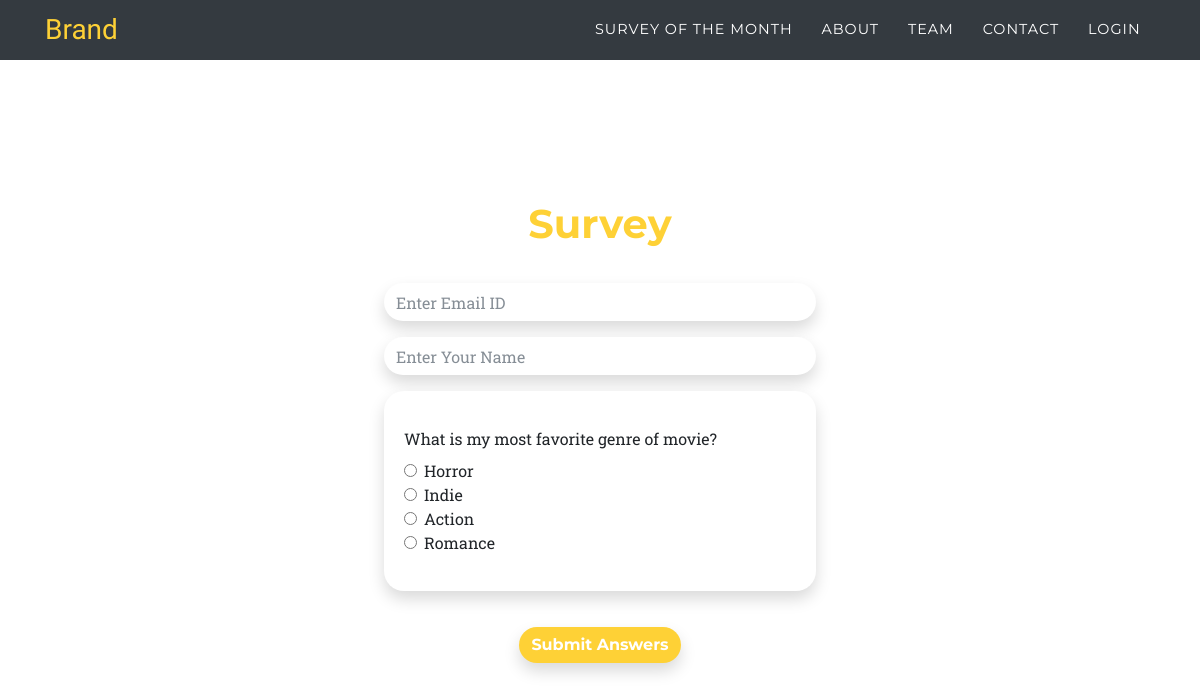
/survey, run on an earlier commit of the app's database.
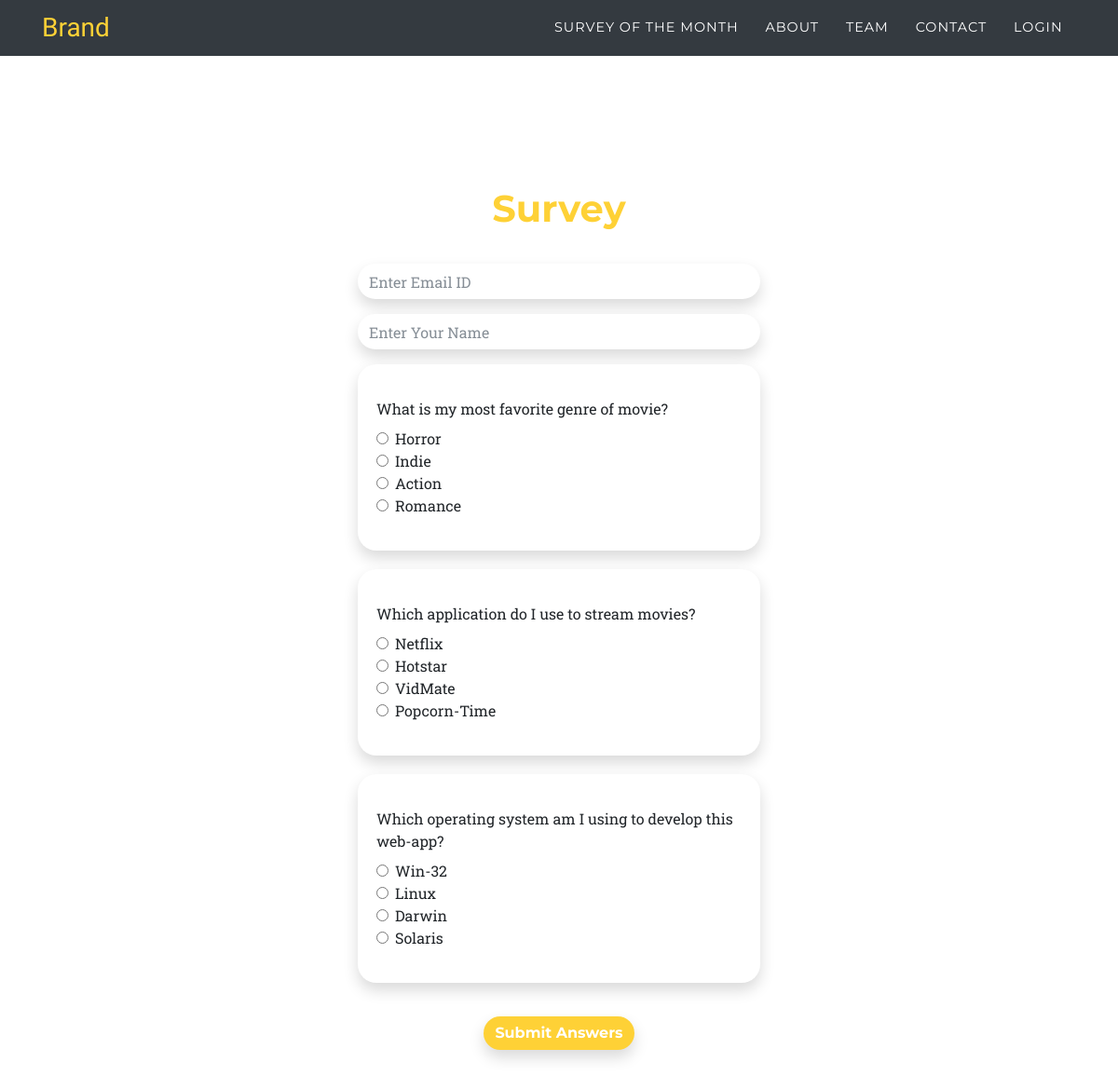
And on a later commit of the database.
### backend/models.py (models this page shows, shortened)
class Question(db.Model):
    id = db.Column(db.Integer, primary_key = True)
    question = db.Column(db.Text,nullable = False)
    options = db.Column(db.String,nullable = False)
    answer = db.Column(db.String, nullable = False)
    month_id = db.Column(db.Integer, db.ForeignKey('month.id'),nullable = False)

### backend/routes.py (the view, shortened to what this page needs)
@app.route("/survey", methods=['GET', 'POST'])
def survey():
    if current_user.is_authenticated:
        flash('User must be logged out to access this page','warning')
        return redirect(url_for('dashboard'))
    month = Month.query.filter_by(month = 'June-2019-beta').first()
    if month:
        month_id = month.id
        qns = Question.query.filter_by(month_id = month_id).all()
        dic = [{'question': question.question,'choices': [(choice,choice) for choice in question.options.split(',')] ,'answer': question.answer} for question in qns]
        rep = [{'reply' : 'none'} for question in qns]
        form = SurveyForm(questions = rep)
        for i in range(len(form.questions)):
            form.questions[i].reply.choices = dic[i]['choices']
            form.questions[i].reply.label = [dic[i]['question']]
    else:
        flash('Month not declared!!','danger')
        abort(404)
    return render_template('survey.html',questions = qns,form = form)

### backend/forms.py
class SurveyForm(FlaskForm):
    name = StringField('Name', validators=[DataRequired()])
    email = StringField('Email', validators=[DataRequired(), Email()])
    questions = FieldList(FormField(Questions))
    submit = SubmitField('Submit Answers')

class Questions(FlaskForm):
    reply = RadioField(label = [], choices = [] ,coerce = str)

### backend/templates/Survey.html (shortened to what this page needs)
{% extends "layout.html" %}
{% block content %}
<main role="main" class="container" style="margin-top: 59px;">
    <div class="row d-flex d-lg-flex justify-content-lg-center justify-content-center" style="padding-top: 10px">
      <div class="col-md-8" >
      </div>
    </div>
  </main>
    <section style="width: 90%;margin: auto;">
      <form method="POST" id="login-form" action=""style="margin: auto;margin-top:-20px">
        <fieldset class="form-group">
            <h1 class="text-center" style="color: rgb(254,209,54);margin-bottom: 35px;">Survey</h1>
            <div class="form-group">
                {% if form.email.errors %}
                    {{ form.email(class="form-control shadow input is-invalid",placeholder="Enter Email ID") }}
                    <div class="invalid-feedback">
                        {% for error in form.email.errors %}
                            <span>{{ error }}</span>
                        {% endfor %}
                    </div>
                {% else %}
                    {{ form.email(class="form-control shadow input",placeholder="Enter Email ID") }}
                {% endif %}
            </div>
            <div class="form-group">
                  {% if form.name.errors %}
                      {{ form.name(class="form-control shadow input is-invalid",placeholder="Enter Your Name") }}
                      <div class="invalid-feedback">
                          {% for error in form.name.errors %}
                              <span>{{ error }}</span>
                          {% endfor %}
                      </div>
                  {% else %}
                      {{ form.name(class="form-control shadow input",placeholder="Enter Your Name") }}
                  {% endif %}
              </div>
              {% for qn in form.questions %}
              <div class="card shadow" style="border-radius: 20px;border-width: 0px;margin-bottom: 20px">
                  <div class="card-body">
              <div class="form-group">
                {% for subfield in qn.reply.label %}
                <p></p><label>{{subfield}}</label>
                {% endfor %}
                {% for subfield in qn.reply %}
                <div class="form-check">
                    <tr>
                        <td>{{ subfield(class="form-check-input") }}</td>
                        <td>{{ subfield.label(class="form-check-label") }}</td>
                    </tr>
                </div>
                {% endfor %}
              </div>
            </div>
            </div>
            {% endfor %}
        </fieldset>
        <div class="form-group d-flex d-lg-flex justify-content-lg-center justify-content-center">
            {{ form.submit(class="btn btn-primary shadow input") }}
        </div>
    </form>
    </section>
{% endblock content %}

### backend/templates/layout.html (shortened to what this page needs)
<!DOCTYPE html>
<html>
<head>
    <link rel="stylesheet" type="text/css" href="{{ url_for('static', filename='bootstrap.min.css') }}">
    <link rel="stylesheet" type="text/css" href="{{ url_for('static', filename='font-awesome.min.css') }}">
    <link rel="stylesheet" type="text/css" href="{{ url_for('static', filename='Contact-Form-Clean.css') }}">
    <link rel="stylesheet" type="text/css" href="{{ url_for('static', filename='bootstrap-better-nav.min.css') }}">
    <link rel="stylesheet" type="text/css" href="{{ url_for('static', filename='Login-Form-Clean.css') }}">
    <link rel="stylesheet" type="text/css" href="{{ url_for('static', filename='Team-Clean.css') }}">
    <link rel="stylesheet" type="text/css" href="{{ url_for('static', filename='untitled-1.css') }}">
    <link rel="stylesheet" type="text/css" href="{{ url_for('static', filename='untitled.css') }}">
</head>
<body id="page-top" style="height: 100vh;">
    <nav class="navbar navbar-dark navbar-expand-lg fixed-top bg-dark" id="mainNav" style="height: 60px;">
        <div class="container"><a class="navbar-brand" href="/">Brand</a>
            <div class="collapse navbar-collapse" id="navbarToggle">
                <ul class="nav navbar-nav ml-auto text-uppercase">
                    {% if current_user.is_authenticated %}
                    <li class="nav-item" role="presentation"><a class="nav-link js-scroll-trigger" href="{{ url_for('dashboard') }}">Dashboard</a></li>
                    <li class="nav-item" role="presentation"><a class="nav-link js-scroll-trigger" href="{{ url_for('createmonth') }}">Create Month</a></li>
                    <li class="nav-item" role="presentation"><a class="nav-link js-scroll-trigger" href="{{ url_for('addquestion') }}">Add Question</a></li>
                    <li class="nav-item" role="presentation"><a class="nav-link js-scroll-trigger" href="{{ url_for('logout') }}">Logout</a></li>
                    {% else %}
                    <li class="nav-item" role="presentation"><a class="nav-link js-scroll-trigger" href="{{ url_for('survey') }}">Survey Of The Month</a></li>
                    <li class="nav-item" role="presentation"><a class="nav-link js-scroll-trigger" href="{{ url_for('about') }}">About</a></li>
                    <li class="nav-item" role="presentation"><a class="nav-link js-scroll-trigger" href="{{ url_for('team') }}">Team</a></li>
                    <li class="nav-item" role="presentation"><a class="nav-link js-scroll-trigger" href="{{ url_for('contact') }}">Contact</a></li>
                    <li class="nav-item" role="presentation"><a class="nav-link js-scroll-trigger" href="{{ url_for('login') }}">Login</a></li>
                    {% endif %}
                </ul>
            </div>
        </div>
    </nav>
    {% block content %}{% endblock %}
</body>
</html>

### backend/static/untitled.css (style rules this page uses)
.input { border-radius: 20px; border-width: 0px; }
#login-form { width: 70%; }
@media (min-width: 992px) { #login-form { width: 40%; } }

What changed in the data, as far as the page shows it:
added Question: question "Which application do I use to stream movies?"
added Question: question "Which operating system am I using to develop this web-app?"
Also different on the page:
new list line: "☐ Netflix Netflix ☐ Hotstar Hotstar ☐ VidMate VidMate ☐ Popcorn-Time Popcorn-Time"
new list line: "☐ Win-32 Win-32 ☐ Linux Linux ☐ Darwin Darwin ☐ Solaris Solaris"
